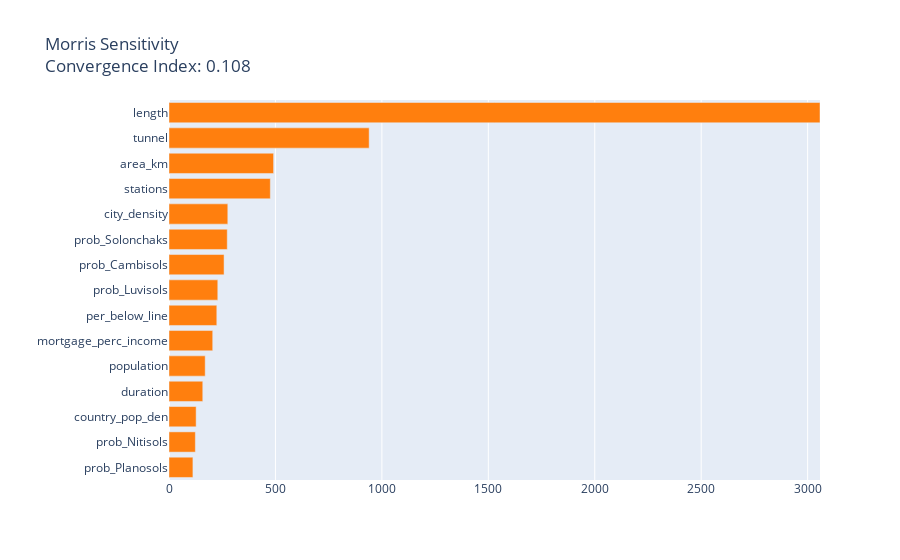

Notebook code cell kept with this figure:
### Code cell
interpret_model(blended, plot = 'msa')

### Figure 1 — Plotly figure (JSON) as saved in the notebook; plotly's stock layout.template omitted (floating-point values rounded to 4 significant figures)
{"data": [{"marker": {"color": ["#ff7f0e", "#ff7f0e", "#ff7f0e", "#ff7f0e", "#ff7f0e", "#ff7f0e", "#ff7f0e", "#ff7f0e", "#ff7f0e", "#ff7f0e", "#ff7f0e", "#ff7f0e", "#ff7f0e", "#ff7f0e", "#ff7f0e"]}, "orientation": "h", "type": "bar", "x": [112.4, 123.8, 127.5, 158.6, 170.0, 205.4, 224.6, 229.2, 258.6, 273.6, 276.3, 476.0, 491.3, 940.3, 3058.0], "y": ["prob_Planosols", "prob_Nitisols", "country_pop_den", "duration", "population", "mortgage_perc_income", "per_below_line", "prob_Luvisols", "prob_Cambisols", "prob_Solonchaks", "city_density", "stations", "area_km", "tunnel", "length"]}], "layout": {"title": {"text": "Morris Sensitivity<br>Convergence Index: 0.108"}, "xaxis": {"range": [0, 3058.0], "title": {"text": ""}}, "yaxis": {"automargin": true, "dtick": 1, "title": {"text": ""}}}}
